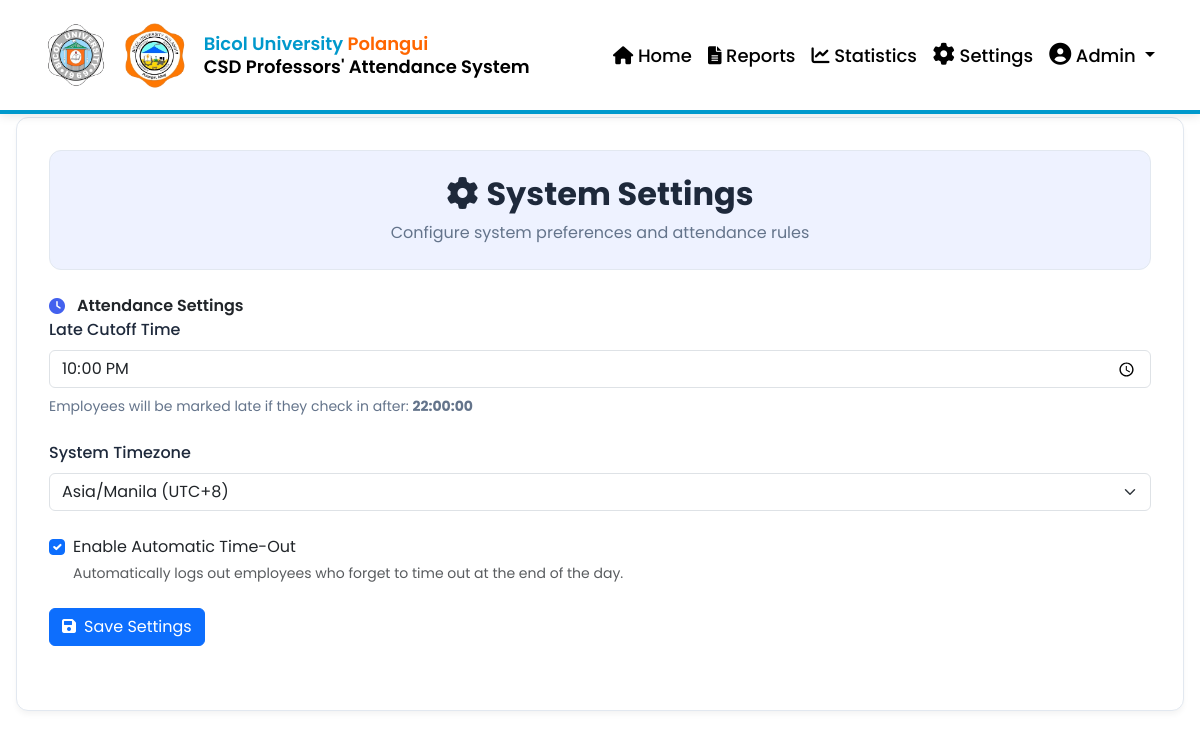
The page /settings.php on the database its author committed.
### tables this page shows
CREATE TABLE `settings` (
  `id` int(11) NOT NULL,
  `late_cutoff` time NOT NULL DEFAULT '08:00:00',
  `timezone` varchar(50) NOT NULL DEFAULT 'Asia/Manila',
  `allow_auto_timeout` tinyint(1) NOT NULL DEFAULT 1
);

### settings.php (the view, shortened to what this page needs)
<?php
include '../config/database.php';
$settings = [
    'late_cutoff' => '08:00:00',
    'timezone' => 'Asia/Manila',
    'allow_auto_timeout' => 1
];
$sql = "SELECT * FROM settings WHERE id = 1";
$result = $conn->query($sql);
if ($result && $result->num_rows > 0) {
    $db_settings = $result->fetch_assoc();
    if ($db_settings) {
        $settings = array_merge($settings, $db_settings);
    }
}
?>
<!DOCTYPE html>
<html lang="en">
<head>
    <link href="https://cdn.jsdelivr.net/npm/bootstrap@5.3.0/dist/css/bootstrap.min.css" rel="stylesheet">
    <link rel="stylesheet" href="https://cdnjs.cloudflare.com/ajax/libs/font-awesome/6.4.0/css/all.min.css">
    <link rel="stylesheet" href="../assets/css/settings.css">
</head>
<body>
    <?php include '../includes/navbar.php'; ?>
    <div class="main-content-container">
        <div class="content-wrapper">
            <div class="header-container">
                <div class="page-header">
                    <h2 class="page-title"><i class="fas fa-cog me-2"></i>System Settings</h2>
                    <p class="page-subtitle">Configure system preferences and attendance rules</p>
                </div>
            </div>
            <div class="settings-card">
                <div class="card-title">
                    <i class="fas fa-clock"></i>Attendance Settings
                </div>
                <form method="POST">
                    <div class="mb-4">
                        <label class="form-label">Late Cutoff Time</label>
                        <input type="time" class="form-control" name="late_cutoff"
                               value="<?= htmlspecialchars($settings['late_cutoff']); ?>" required
                               oninput="updateLateCutoffPreview()">
                        <div class="time-preview">
                            Employees will be marked late if they check in after:
                            <strong id="lateCutoffPreview"><?= htmlspecialchars($settings['late_cutoff']); ?></strong>
                        </div>
                    </div>
                    <div class="mb-4">
                        <label class="form-label">System Timezone</label>
                        <select class="form-select" name="timezone" required>
                            <option value="Asia/Manila" <?= $settings['timezone'] === 'Asia/Manila' ? 'selected' : '' ?>>Asia/Manila (UTC+8)</option>
                        </select>
                    </div>
                    <div class="mb-4 form-check">
                        <input class="form-check-input" type="checkbox" name="allow_auto_timeout"
                            <?= $settings['allow_auto_timeout'] ? 'checked' : '' ?>>
                        <label class="form-check-label">Enable Automatic Time-Out</label>
                        <div class="form-text text-muted">
                            Automatically logs out employees who forget to time out at the end of the day.
                        </div>
                    </div>
                    <button type="submit" name="save_settings" class="btn btn-primary">
                        <i class="fas fa-save me-2"></i>Save Settings
                    </button>
                </form>
            </div>
        </div>
    </div>
</body>
</html>

### settings.css (style rules this page uses)
:root { --primary: #4361ee; --primary-light: #eef2ff; --secondary: #64748b; --success: #10b981; --danger: #ef4444; --warning: #f59e0b; --dark: #1e293b; --light: #f8fafc; --border: #e2e8f0; }
body { font-family: 'Inter', sans-serif; background-color: var(--light); color: var(--dark); }
.main-content-container { max-width: 1200px; margin: 2rem auto; padding: 0 1rem; }
.content-wrapper { background-color: white; border-radius: 0.75rem; box-shadow: 0 4px 6px -1px rgba(0, 0, 0, 0.05); border: 1px solid var(--border); padding: 2rem; }
.header-container { background-color: var(--primary-light); border-radius: 0.75rem; padding: 1.5rem; margin-bottom: 1.5rem; border: 1px solid var(--border); }
.page-header { text-align: center; }
.page-title { font-weight: 700; color: var(--dark); margin-bottom: 0.5rem; }
.page-subtitle { color: var(--secondary); margin-bottom: 0; }
.settings-card { margin-bottom: 2rem; }
.card-title { font-weight: 600; color: var(--dark); margin-bottom: 1.5rem; display: flex; align-items: center; }
.card-title i { color: var(--primary); margin-right: 0.75rem; }
.form-label { font-weight: 500; color: var(--dark); margin-bottom: 0.5rem; }
.form-control, .form-select { border-radius: 0.5rem; border: 1px solid var(--border); }
.time-preview { font-size: 0.875rem; color: var(--secondary); margin-top: 0.5rem; }
.btn-primary { background-color: var(--primary); border-color: var(--primary); border-radius: 0.5rem; font-weight: 500; }

### navbar.php (style rules this page uses)
body { font-family: 'Poppins', sans-serif; padding-top: 85px; transition: background-color 0.3s ease-in-out; }

### rows shown on the page
settings: late_cutoff "22:00:00", timezone "Asia/Manila (UTC+8)", allow_auto_timeout "☑"
